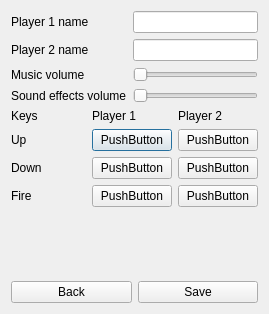
<?xml version="1.0" encoding="UTF-8"?>
<ui version="4.0">
 <class>OptionsDialog</class>
 <widget class="QDialog" name="OptionsDialog">
  <property name="geometry">
   <rect>
    <x>0</x>
    <y>0</y>
    <width>269</width>
    <height>314</height>
   </rect>
  </property>
  <property name="windowTitle">
   <string>Options</string>
  </property>
  <layout class="QVBoxLayout" name="verticalLayout">
   <item>
    <layout class="QFormLayout" name="formLayout">
     <property name="fieldGrowthPolicy">
      <enum>QFormLayout::AllNonFixedFieldsGrow</enum>
     </property>
     <item row="0" column="0">
      <widget class="QLabel" name="label">
       <property name="text">
        <string>Player 1 name</string>
       </property>
      </widget>
     </item>
     <item row="0" column="1">
      <widget class="QLineEdit" name="ledP1name"/>
     </item>
     <item row="1" column="0">
      <widget class="QLabel" name="label_2">
       <property name="text">
        <string>Player 2 name</string>
       </property>
      </widget>
     </item>
     <item row="1" column="1">
      <widget class="QLineEdit" name="ledP2name"/>
     </item>
     <item row="2" column="0">
      <widget class="QLabel" name="label_3">
       <property name="text">
        <string>Music volume</string>
       </property>
      </widget>
     </item>
     <item row="2" column="1">
      <widget class="QSlider" name="sliderMusicVolume">
       <property name="orientation">
        <enum>Qt::Horizontal</enum>
       </property>
      </widget>
     </item>
     <item row="3" column="0">
      <widget class="QLabel" name="label_4">
       <property name="text">
        <string>Sound effects volume</string>
       </property>
      </widget>
     </item>
     <item row="3" column="1">
      <widget class="QSlider" name="sliderSoundEffectsVolume">
       <property name="orientation">
        <enum>Qt::Horizontal</enum>
       </property>
      </widget>
     </item>
    </layout>
   </item>
   <item>
    <layout class="QGridLayout" name="mainLayout">
     <item row="0" column="0">
      <widget class="QLabel" name="label_7">
       <property name="text">
        <string>Keys</string>
       </property>
      </widget>
     </item>
     <item row="1" column="0">
      <widget class="QLabel" name="label_6">
       <property name="text">
        <string>Up</string>
       </property>
      </widget>
     </item>
     <item row="2" column="0">
      <widget class="QLabel" name="label_8">
       <property name="text">
        <string>Down</string>
       </property>
      </widget>
     </item>
     <item row="0" column="1">
      <widget class="QLabel" name="label_5">
       <property name="text">
        <string>Player 1</string>
       </property>
      </widget>
     </item>
     <item row="0" column="2">
      <widget class="QLabel" name="label_9">
       <property name="text">
        <string>Player 2</string>
       </property>
      </widget>
     </item>
     <item row="3" column="0">
      <widget class="QLabel" name="label_10">
       <property name="text">
        <string>Fire</string>
       </property>
      </widget>
     </item>
     <item row="1" column="1">
      <widget class="QPushButton" name="btnP1Up">
       <property name="text">
        <string>PushButton</string>
       </property>
      </widget>
     </item>
     <item row="1" column="2">
      <widget class="QPushButton" name="btnP2Up">
       <property name="text">
        <string>PushButton</string>
       </property>
      </widget>
     </item>
     <item row="2" column="1">
      <widget class="QPushButton" name="btnP1Down">
       <property name="text">
        <string>PushButton</string>
       </property>
      </widget>
     </item>
     <item row="2" column="2">
      <widget class="QPushButton" name="btnP2Down">
       <property name="text">
        <string>PushButton</string>
       </property>
      </widget>
     </item>
     <item row="3" column="1">
      <widget class="QPushButton" name="btnP1Fire">
       <property name="text">
        <string>PushButton</string>
       </property>
      </widget>
     </item>
     <item row="3" column="2">
      <widget class="QPushButton" name="btnP2Fire">
       <property name="text">
        <string>PushButton</string>
       </property>
      </widget>
     </item>
    </layout>
   </item>
   <item>
    <spacer name="verticalSpacer">
     <property name="orientation">
      <enum>Qt::Vertical</enum>
     </property>
     <property name="sizeHint" stdset="0">
      <size>
       <width>20</width>
       <height>40</height>
      </size>
     </property>
    </spacer>
   </item>
   <item>
    <layout class="QHBoxLayout" name="horizontalLayout">
     <item>
      <widget class="QPushButton" name="btnBack">
       <property name="text">
        <string>Back</string>
       </property>
      </widget>
     </item>
     <item>
      <widget class="QPushButton" name="btnSave">
       <property name="text">
        <string>Save</string>
       </property>
      </widget>
     </item>
    </layout>
   </item>
  </layout>
 </widget>
 <resources/>
 <connections/>
</ui>
